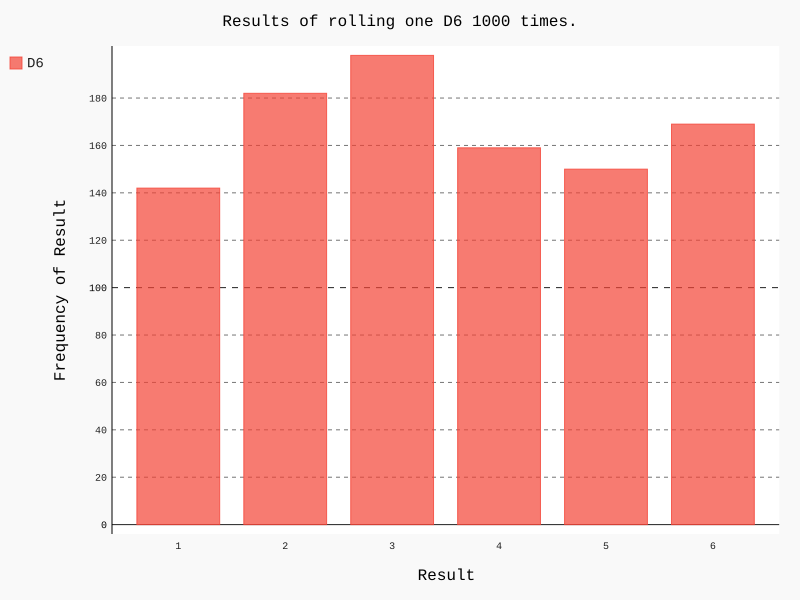

Here is the Python script that generated this plot:
import pygal
from die import Die

# 创建一个D6
die = Die()

# 掷几次骰子，并将结果存储在一个列表中
results = [die.roll() for roll_num in range(1000)]

# 分析结果
frequencies = [results.count(value) for value in range(1, die.num_sides+1)]

# 对结果进行可视化
hist = pygal.Bar()

hist.title = "Results of rolling one D6 1000 times."
hist.x_labels = list(range(1, die.num_sides+1))
hist.x_title = "Result"
hist.y_title = "Frequency of Result"

hist.add('D6', frequencies)
hist.render_to_file('die_visual.svg')
